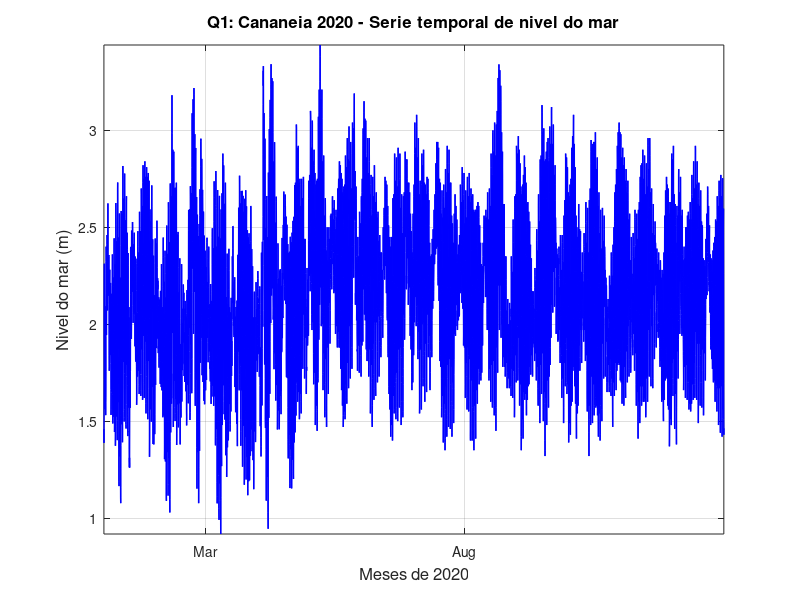

Write MATLAB code to recreate this figure. (Note: this script raises an error after producing the figure.)
% LISTA DE EXERCICIOS 2 - ANALISE DE MARES OCEANICAS IOC 5801
% ADRIANO CAVERSAN - 1o SEMESTRE 2026
%
% INSTRUCOES: executar com o diretorio de trabalho do MATLAB apontado
% para a pasta lista-02/ (onde este arquivo esta salvo).
%
% Dados: lista-original/Cananeia_2020.dat   (ano mes dia h min s nivel_m)
%        lista-original/Ubatuba_2020.dat    (ano mes dia h min s nivel_m)
%        lista-original/adp_0m.dat          (ano mes dia h min s nivel_cm temp_C EW_cms NS_cms)
% Toolbox: t_tide (pasta t_tide/)

clear all; close all; clc

addpath('t_tide')

%% =======================================================================
%% CANANEIA 2020 - CARREGAMENTO E PRE-PROCESSAMENTO
%% =======================================================================

fprintf('\n>>> Carregando Cananeia 2020 <<<\n')
load lista-original/Cananeia_2020.dat
x = Cananeia_2020;
nudad_can = size(x, 1);

ano_can  = x(:,1); mes_can = x(:,2); dia_can = x(:,3);
hora_can = x(:,4); min_can = x(:,5); seg_can = x(:,6);
nimar_can_orig = x(:,7);

t_can = datenum(ano_can, mes_can, dia_can, hora_can, min_can, seg_can);

media_can  = mean(nimar_can_orig);
nimar_can  = nimar_can_orig - media_can;
fprintf('Media subtraida (Cananeia): %.4f m\n', media_can)

%% -----------------------------------------------------------------------
%% QUESTAO 1 - Serie temporal + analise harmonica + previsao (Cananeia)
%% -----------------------------------------------------------------------
fprintf('\n--- Q1: Analise harmonica - Cananeia ---\n')

% Plot da serie temporal original
figure
plot(t_can, nimar_can_orig, 'b', 'LineWidth', 1)
datetick('x', 'mmm', 'keeplimits')
axis([t_can(1) t_can(end) -inf inf])
grid on
xlabel('Meses de 2020', 'fontsize', 12)
ylabel('Nivel do mar (m)', 'fontsize', 12)
title('Q1: Cananeia 2020 - Serie temporal de nivel do mar', 'fontsize', 12)
print -dpng plot/q01_cananeia_serie

% Analise harmonica com t_tide (intervalo horario, lat -25.017)
[can_estrut, can_prev] = t_tide(nimar_can, 'interval', 1, ...
    'start',    datenum([2020 1 1 0 0 0]), ...
    'latitude', -25.017, ...
    'error',    'linear', ...
    'synthesis', 2, ...
    'rayleigh',  1, ...
    'output',   'data-tmp/cananeia_ctes.dat');

% Nivel medido vs previsao no mesmo grafico
figure
plot(t_can, nimar_can, 'b', 'LineWidth', 0.8)
hold on
plot(t_can, can_prev, 'r', 'LineWidth', 1.5)
datetick('x', 'mmm', 'keeplimits')
axis([t_can(1) t_can(end) -inf inf])
grid on
legend('Nivel medido', 'Previsao de mare', 'Location', 'best')
xlabel('Meses de 2020', 'fontsize', 12)
ylabel('Nivel do mar (m)', 'fontsize', 12)
title('Q1: Cananeia 2020 - Nivel medido e previsao de mare', 'fontsize', 12)
print -dpng plot/q01_cananeia_medido_prev

% Detalhe de um mes para visualizacao das ondas de mare
idx_jan = (mes_can == 1);
figure
plot(t_can(idx_jan), nimar_can(idx_jan), 'b', 'LineWidth', 1.2)
hold on
plot(t_can(idx_jan), can_prev(idx_jan), 'r', 'LineWidth', 1.5)
datetick('x', 'dd/mm', 'keeplimits')
grid on
legend('Nivel medido', 'Previsao de mare', 'Location', 'best')
xlabel('Dias de janeiro de 2020', 'fontsize', 12)
ylabel('Nivel do mar (m)', 'fontsize', 12)
title('Q1: Cananeia - Detalhe janeiro 2020', 'fontsize', 12)
print -dpng plot/q01_cananeia_detalhe_jan

%% -----------------------------------------------------------------------
%% QUESTAO 2 - Residual (medicao - previsao), estatistica e FFT
%% -----------------------------------------------------------------------
fprintf('\n--- Q2: Residual - Cananeia ---\n')

residual_can = nimar_can - can_prev;

% Plot do residual
figure
plot(t_can, residual_can, 'g', 'LineWidth', 0.8)
datetick('x', 'mmm', 'keeplimits')
axis([t_can(1) t_can(end) -inf inf])
grid on
xlabel('Meses de 2020', 'fontsize', 12)
ylabel('Residual (m)', 'fontsize', 12)
title('Q2: Cananeia 2020 - Serie residual (medido - previsao)', 'fontsize', 12)
print -dpng plot/q02_cananeia_residual

fprintf('\n----- ESTATISTICA DO RESIDUAL (Cananeia) -----\n')
fprintf('Media:        %8.4f m\n', mean(residual_can))
fprintf('Mediana:      %8.4f m\n', median(residual_can))
fprintf('Desv. Padrao: %8.4f m\n', std(residual_can))
fprintf('Minimo:       %8.4f m\n', min(residual_can))
fprintf('Maximo:       %8.4f m\n', max(residual_can))
fprintf('Curtose:      %8.4f\n',   kurtosis(residual_can))
fprintf('Assimetria:   %8.4f\n',   skewness(residual_can))

% FFT do residual
n2_res     = floor(nudad_can/2);
Tn_dias_res = nudad_can ./ (1:n2_res) / 24;
res_ac     = residual_can - mean(residual_can);
a_fft_res  = abs(fft(res_ac));
a_fft_res  = a_fft_res(2:n2_res+1) / n2_res;

figure
bar(Tn_dias_res, a_fft_res)
axis([0 30 0 max(a_fft_res)*1.1])
grid on
xlabel('Periodo (dias)', 'fontsize', 12)
ylabel('Amplitude (m)', 'fontsize', 12)
title('Q2: Cananeia 2020 - FFT do residual', 'fontsize', 12)
print -dpng plot/q02_cananeia_residual_fft

%% -----------------------------------------------------------------------
%% QUESTAO 3 - Filtro S24S25S25 (nivel medio do mar), estatistica e FFT
%% -----------------------------------------------------------------------
fprintf('\n--- Q3: Filtro S24S25S25 - Cananeia ---\n')

xxmed1_can  = nimar_can;
xxmed2_can  = nimar_can;
nimed_can   = nimar_can;

for ndad = 13:nudad_can-12
    xxmed1_can(ndad) = mean(nimar_can(ndad-12:ndad+11));   % S24
end
for ndad = 13:nudad_can-12
    xxmed2_can(ndad) = mean(xxmed1_can(ndad-12:ndad+12));  % S25
end
for ndad = 13:nudad_can-12
    nimed_can(ndad)  = mean(xxmed2_can(ndad-12:ndad+12));  % S25
end

for ndad = 1:12                         % preencher borda inicial
    nimed_can(ndad) = nimed_can(13);
end
for ndad = nudad_can-11:nudad_can       % preencher borda final
    nimed_can(ndad) = nimed_can(nudad_can-12);
end

% Plot nivel do mar e nivel medio
figure
plot(t_can, nimar_can, 'b', 'LineWidth', 0.6)
hold on
plot(t_can, nimed_can, 'r', 'LineWidth', 2.5)
datetick('x', 'mmm', 'keeplimits')
axis([t_can(1) t_can(end) -inf inf])
grid on
legend('Nivel do mar', 'Nivel medio (S24S25S25)', 'Location', 'best')
xlabel('Meses de 2020', 'fontsize', 12)
ylabel('Nivel (m)', 'fontsize', 12)
title('Q3: Cananeia 2020 - Nivel medio do mar (filtro S24S25S25)', 'fontsize', 12)
print -dpng plot/q03_cananeia_nimed

fprintf('\n----- ESTATISTICA DO NIVEL MEDIO (Cananeia) -----\n')
fprintf('Media:        %8.4f m\n', mean(nimed_can))
fprintf('Desv. Padrao: %8.4f m\n', std(nimed_can))
fprintf('Minimo:       %8.4f m\n', min(nimed_can))
fprintf('Maximo:       %8.4f m\n', max(nimed_can))
fprintf('Curtose:      %8.4f\n',   kurtosis(nimed_can))
fprintf('Assimetria:   %8.4f\n',   skewness(nimed_can))

% FFT do nivel medio
n2_nm      = floor(nudad_can/2);
Tn_dias_nm  = nudad_can ./ (1:n2_nm) / 24;
nimed_ac   = nimed_can - mean(nimed_can);
a_fft_nm   = abs(fft(nimed_ac));
a_fft_nm   = a_fft_nm(2:n2_nm+1) / n2_nm;

figure
bar(Tn_dias_nm, a_fft_nm)
axis([0 60 0 max(a_fft_nm)*1.1])
grid on
xlabel('Periodo (dias)', 'fontsize', 12)
ylabel('Amplitude (m)', 'fontsize', 12)
title('Q3: Cananeia 2020 - FFT do nivel medio do mar', 'fontsize', 12)
print -dpng plot/q03_cananeia_nimed_fft

%% -----------------------------------------------------------------------
%% QUESTAO 4 - Probabilidades de excedencia/nao excedencia e periodos de retorno
%% -----------------------------------------------------------------------
fprintf('\n--- Q4: Probabilidades e periodos de retorno - Cananeia ---\n')

% Trabalhar com as series com media restituida
nimar_q4 = nimar_can_orig;
mare_q4  = can_prev + media_can;
nimed_q4 = nimed_can + media_can;

series_q4 = {nimar_q4, mare_q4, nimed_q4};
nomes_q4  = {'Nivel do mar', 'Mare (previsao)', 'Nivel medio'};
cores_q4  = {'b', 'r', 'g'};
dt_q4     = 1;   % dados horarios

% Ajuste de distribuicao normal e calculo analitico das probabilidades
dprob    = 1e-5;
probab_v = (dprob:dprob:1-dprob)';

nivel_mu_cell   = cell(1,3);
prob_exced_cell = cell(1,3);
prob_naoex_cell = cell(1,3);
per_ret_cell    = cell(1,3);

for k = 1:3
    mu_k    = mean(series_q4{k});
    sigma_k = std(series_q4{k});
    pd_k    = makedist('Normal', mu_k, sigma_k);

    nivel_v            = icdf(pd_k, probab_v);
    nivel_mu_cell{k}   = nivel_v - mu_k;
    prob_naoex_cell{k} = probab_v * 100;
    prob_exced_cell{k} = 100 - prob_naoex_cell{k};

    per_ret_v = zeros(size(probab_v));
    mask = nivel_v < mu_k;
    per_ret_v(mask)  = 1 ./ (8766 .* probab_v(mask)      ./ dt_q4);
    per_ret_v(~mask) = 1 ./ (8766 .* (1-probab_v(~mask)) ./ dt_q4);
    per_ret_cell{k} = per_ret_v;
end

% Probabilidade de excedencia
figure
hold on
for k = 1:3
    plot(nivel_mu_cell{k}, prob_exced_cell{k}, cores_q4{k}, 'LineWidth', 1.5)
end
grid on
legend(nomes_q4, 'Location', 'northeast')
xlabel('Nivel relativo a media (m)', 'fontsize', 12)
ylabel('Probabilidade de excedencia (%)', 'fontsize', 12)
title('Q4: Cananeia 2020 - Probabilidades de excedencia', 'fontsize', 12)
print -dpng plot/q04_excedencia

% Probabilidade de nao excedencia
figure
hold on
for k = 1:3
    plot(nivel_mu_cell{k}, prob_naoex_cell{k}, cores_q4{k}, 'LineWidth', 1.5)
end
grid on
legend(nomes_q4, 'Location', 'northwest')
xlabel('Nivel relativo a media (m)', 'fontsize', 12)
ylabel('Probabilidade de nao excedencia (%)', 'fontsize', 12)
title('Q4: Cananeia 2020 - Probabilidades de nao excedencia', 'fontsize', 12)
print -dpng plot/q04_nao_excedencia

% Periodos de retorno
figure
hold on
for k = 1:3
    plot(nivel_mu_cell{k}, per_ret_cell{k}, cores_q4{k}, 'LineWidth', 1.5)
end
grid on
legend(nomes_q4, 'Location', 'best')
xlabel('Nivel relativo a media (m)', 'fontsize', 12)
ylabel('Periodo de retorno (anos)', 'fontsize', 12)
title('Q4: Cananeia 2020 - Periodos de retorno', 'fontsize', 12)
print -dpng plot/q04_retorno

% Tabela resumo de niveis caracteristicos
fprintf('\n--- Niveis (relat. media) para periodos de retorno selecionados (Cananeia) ---\n')
T_ref = [0.5, 1, 2, 5, 10];   % anos
fprintf('%-20s', 'T_retorno(anos)'); fprintf('%8.1f', T_ref); fprintf('\n')
for k = 1:3
    fprintf('%-20s', nomes_q4{k})
    for tr = T_ref
        [~, idx_tr] = min(abs(per_ret_cell{k} - tr));
        fprintf('%8.4f', nivel_mu_cell{k}(idx_tr))
    end
    fprintf('\n')
end

%% =======================================================================
%% UBATUBA 2020 - CARREGAMENTO E ANALISE HARMONICA
%% =======================================================================

fprintf('\n>>> Carregando Ubatuba 2020 <<<\n')
load lista-original/Ubatuba_2020.dat
x = Ubatuba_2020;
nudad_uba = size(x, 1);

ano_uba  = x(:,1); mes_uba = x(:,2); dia_uba = x(:,3);
hora_uba = x(:,4); min_uba = x(:,5); seg_uba = x(:,6);
nimar_uba_orig = x(:,7);

t_uba = datenum(ano_uba, mes_uba, dia_uba, hora_uba, min_uba, seg_uba);

media_uba = mean(nimar_uba_orig);
nimar_uba = nimar_uba_orig - media_uba;
fprintf('Media subtraida (Ubatuba): %.4f m\n', media_uba)

fprintf('\n--- Analise harmonica - Ubatuba ---\n')
[uba_estrut, uba_prev] = t_tide(nimar_uba, 'interval', 1, ...
    'start',    datenum([2020 1 1 0 0 0]), ...
    'latitude', -23.500, ...
    'error',    'linear', ...
    'synthesis', 2, ...
    'rayleigh',  1, ...
    'output',   'data-tmp/ubatuba_ctes.dat');

%% -----------------------------------------------------------------------
%% QUESTAO 5 - Amplificacao/atenuacao e atrasos M2, S2, K1, O1
%% -----------------------------------------------------------------------
fprintf('\n--- Q5: Amplificacao e atrasos - Cananeia vs Ubatuba ---\n')

comps_q5  = {'M2',      'S2',      'K1',      'O1'};
omega_q5  = [28.9841,   30.0000,   15.0411,   13.9430];  % graus/hora

nomes_can_str = cellstr(can_estrut.name);
nomes_uba_str = cellstr(uba_estrut.name);

H_can_q5 = zeros(1,4);  H_uba_q5 = zeros(1,4);
g_can_q5 = zeros(1,4);  g_uba_q5 = zeros(1,4);
amplif_q5 = zeros(1,4); atraso_q5 = zeros(1,4);

fprintf('\n%-5s  %8s  %8s  %8s  %8s  %10s  %10s\n', ...
    'Comp','H_Can(m)','G_Can(g)','H_Uba(m)','G_Uba(g)','H_uba/H_can','Atraso(h)')
fprintf('%s\n', repmat('-',1,72))

for k = 1:4
    idx_c = find(strcmp(strtrim(nomes_can_str), comps_q5{k}), 1);
    idx_u = find(strcmp(strtrim(nomes_uba_str), comps_q5{k}), 1);

    if isempty(idx_c) || isempty(idx_u)
        fprintf('%-5s  componente nao encontrada\n', comps_q5{k})
        continue
    end

    H_can_q5(k) = can_estrut.tidecon(idx_c, 1);
    g_can_q5(k) = can_estrut.tidecon(idx_c, 3);
    H_uba_q5(k) = uba_estrut.tidecon(idx_u, 1);
    g_uba_q5(k) = uba_estrut.tidecon(idx_u, 3);

    amplif_q5(k) = H_uba_q5(k) / H_can_q5(k);
    dg = g_uba_q5(k) - g_can_q5(k);
    dg = mod(dg + 180, 360) - 180;         % normalizar para [-180, 180]
    atraso_q5(k) = dg / omega_q5(k);       % horas (+ = Ubatuba atrasa)

    fprintf('%-5s  %8.4f  %8.2f  %8.4f  %8.2f  %10.4f  %10.2f\n', ...
        comps_q5{k}, H_can_q5(k), g_can_q5(k), ...
        H_uba_q5(k), g_uba_q5(k), amplif_q5(k), atraso_q5(k))
end

% Grafico de amplitudes comparativas
figure
x_q5 = 1:4;
bar(x_q5 - 0.2, H_can_q5, 0.35, 'b')
hold on
bar(x_q5 + 0.2, H_uba_q5, 0.35, 'r')
grid on
set(gca, 'XTick', 1:4, 'XTickLabel', comps_q5, 'fontsize', 11)
legend('Cananeia', 'Ubatuba', 'Location', 'best')
xlabel('Componente de mare', 'fontsize', 12)
ylabel('Amplitude (m)', 'fontsize', 12)
title('Q5: Amplitudes de M2, S2, K1, O1 - Cananeia vs Ubatuba', 'fontsize', 12)
print -dpng plot/q05_amplitudes_comp

% Grafico dos atrasos
figure
bar(1:4, atraso_q5, 0.5, 'FaceColor', [0.4 0.6 0.9])
grid on
set(gca, 'XTick', 1:4, 'XTickLabel', comps_q5, 'fontsize', 11)
xlabel('Componente de mare', 'fontsize', 12)
ylabel('Atraso Ubatuba em relacao a Cananeia (h)', 'fontsize', 12)
title('Q5: Atrasos de fase - Cananeia -> Ubatuba', 'fontsize', 12)
print -dpng plot/q05_atrasos

%% -----------------------------------------------------------------------
%% QUESTAO 6 - Nivel medio Cananeia vs Ubatuba, estatistica e xcorr
%% -----------------------------------------------------------------------
fprintf('\n--- Q6: Nivel medio - Cananeia vs Ubatuba ---\n')

% Filtro S24S25S25 para Ubatuba
xxmed1_uba = nimar_uba;
xxmed2_uba = nimar_uba;
nimed_uba  = nimar_uba;

for ndad = 13:nudad_uba-12
    xxmed1_uba(ndad) = mean(nimar_uba(ndad-12:ndad+11));
end
for ndad = 13:nudad_uba-12
    xxmed2_uba(ndad) = mean(xxmed1_uba(ndad-12:ndad+12));
end
for ndad = 13:nudad_uba-12
    nimed_uba(ndad)  = mean(xxmed2_uba(ndad-12:ndad+12));
end

for ndad = 1:12
    nimed_uba(ndad) = nimed_uba(13);
end
for ndad = nudad_uba-11:nudad_uba
    nimed_uba(ndad) = nimed_uba(nudad_uba-12);
end

% Plot comparativo
figure
plot(t_can, nimed_can, 'b', 'LineWidth', 2)
hold on
plot(t_uba, nimed_uba, 'r', 'LineWidth', 2)
datetick('x', 'mmm', 'keeplimits')
grid on
legend('Cananeia', 'Ubatuba', 'Location', 'best')
xlabel('Meses de 2020', 'fontsize', 12)
ylabel('Nivel medio (m)', 'fontsize', 12)
title('Q6: Nivel medio do mar - Cananeia vs Ubatuba', 'fontsize', 12)
print -dpng plot/q06_nimed_comparacao

% Parametros estatisticos comparativos
N_min = min(nudad_can, nudad_uba);
nm_can_v = nimed_can(1:N_min);
nm_uba_v = nimed_uba(1:N_min);

r_mat = corrcoef(nm_can_v, nm_uba_v);
r_nm  = r_mat(1,2);
bias  = mean(nm_uba_v - nm_can_v);
rmse  = sqrt(mean((nm_uba_v - nm_can_v).^2));

% Indice de concordancia de Willmott
num_w  = sum((nm_uba_v - nm_can_v).^2);
den_w  = sum((abs(nm_uba_v - mean(nm_can_v)) + abs(nm_can_v - mean(nm_can_v))).^2);
willmott = 1 - num_w/den_w;

fprintf('\n----- ESTATISTICA COMPARATIVA DO NIVEL MEDIO -----\n')
fprintf('Correlacao r:    %.4f\n', r_nm)
fprintf('R2:              %.4f\n', r_nm^2)
fprintf('Vies (Uba-Can):  %.4f m\n', bias)
fprintf('RMSE:            %.4f m\n', rmse)
fprintf('Willmott d:      %.4f\n', willmott)

% Correlacao cruzada
[xcorr_nm, lags_nm] = xcorr(nm_can_v, nm_uba_v, 120, 'coeff');
[max_xcnm, idx_xcnm] = max(xcorr_nm);
lag_h_nm = lags_nm(idx_xcnm);

fprintf('Max xcorr nivel medio: %.4f em defasagem = %d h\n', max_xcnm, lag_h_nm)

figure
plot(lags_nm, xcorr_nm, 'b', 'LineWidth', 1.5)
hold on
plot(lag_h_nm, max_xcnm, 'ro', 'MarkerSize', 10, 'MarkerFaceColor', 'r')
plot([lags_nm(1) lags_nm(end)], [0 0], 'k--')
grid on
xlabel('Defasagem (horas)', 'fontsize', 12)
ylabel('Correlacao cruzada normalizada', 'fontsize', 12)
title('Q6: Correlacao cruzada do nivel medio - Cananeia vs Ubatuba', 'fontsize', 12)
text(lag_h_nm+2, max_xcnm-0.03, sprintf('r=%.3f, lag=%dh', max_xcnm, lag_h_nm), 'fontsize', 11)
print -dpng plot/q06_nimed_xcorr

%% =======================================================================
%% SANTOS - CARREGAMENTO E PRE-PROCESSAMENTO (adp_0m.dat)
%% =======================================================================

fprintf('\n>>> Carregando dados de Santos (adp_0m.dat) <<<\n')
load lista-original/adp_0m.dat
x = adp_0m;
nudad_snt = size(x, 1);

ano_snt  = x(:,1); mes_snt = x(:,2); dia_snt = x(:,3);
hora_snt = x(:,4); min_snt = x(:,5); seg_snt = x(:,6);
nivel_snt_cm = x(:,7);
temp_snt     = x(:,8);
ew_snt_cm    = x(:,9);
ns_snt_cm    = x(:,10);

% Converter cm para m (e cm/s para m/s)
nivel_snt_orig = nivel_snt_cm / 100;
ew_snt_orig    = ew_snt_cm    / 100;
ns_snt_orig    = ns_snt_cm    / 100;

t_snt = datenum(ano_snt, mes_snt, dia_snt, hora_snt, min_snt, seg_snt);

% Subtrair medias
media_nivel = mean(nivel_snt_orig);
media_ew    = mean(ew_snt_orig);
media_ns    = mean(ns_snt_orig);

nivel_snt = nivel_snt_orig - media_nivel;
ew_snt    = ew_snt_orig    - media_ew;
ns_snt    = ns_snt_orig    - media_ns;

fprintf('Media subtraida - nivel: %.4f m | EW: %.4f m/s | NS: %.4f m/s\n', ...
    media_nivel, media_ew, media_ns)

dt_snt  = 0.5;      % intervalo de amostragem em horas (30 min)
lat_snt = -24.013;
t_ini_snt = datenum([ano_snt(1) mes_snt(1) dia_snt(1) hora_snt(1) min_snt(1) 0]);

%% -----------------------------------------------------------------------
%% QUESTAO 7 - Correntes EW e NS: serie, analise harmonica e previsao
%% -----------------------------------------------------------------------
fprintf('\n--- Q7: Analise de correntes de mare - Santos ---\n')

% Plot das series originais
figure
subplot(2,1,1)
plot(t_snt, ew_snt_orig, 'b', 'LineWidth', 1)
datetick('x', 'dd/mm', 'keeplimits')
grid on
ylabel('Corrente EW (m/s)', 'fontsize', 11)
title('Q7: Santos - Series de correntes EW e NS', 'fontsize', 12)

subplot(2,1,2)
plot(t_snt, ns_snt_orig, 'r', 'LineWidth', 1)
datetick('x', 'dd/mm', 'keeplimits')
grid on
xlabel('Data (dd/mm)', 'fontsize', 11)
ylabel('Corrente NS (m/s)', 'fontsize', 11)
print -dpng plot/q07_santos_series

% Analise harmonica: EW e NS separados + analise rotacional (complexo)
[ew_estrut, ew_prev] = t_tide(ew_snt, 'interval', dt_snt, ...
    'start',    t_ini_snt, ...
    'latitude', lat_snt, ...
    'error',    'linear', ...
    'synthesis', 2, ...
    'rayleigh',  1, ...
    'output',   'data-tmp/santos_ctes_ew.dat');

[ns_estrut, ns_prev] = t_tide(ns_snt, 'interval', dt_snt, ...
    'start',    t_ini_snt, ...
    'latitude', lat_snt, ...
    'error',    'linear', ...
    'synthesis', 2, ...
    'rayleigh',  1, ...
    'output',   'data-tmp/santos_ctes_ns.dat');

% Analise rotacional (corrente complexa u + iv)
corren_snt = ew_snt + 1i * ns_snt;
[corr_rot_estrut, corr_rot_prev] = t_tide(corren_snt, 'interval', dt_snt, ...
    'start',    t_ini_snt, ...
    'latitude', lat_snt, ...
    'error',    'linear', ...
    'synthesis', 2, ...
    'rayleigh',  1, ...
    'output',   'data-tmp/santos_ctes_rotacional.dat');

ew_prev_rot = real(corr_rot_prev);
ns_prev_rot = imag(corr_rot_prev);

% Plot medido vs previsao
figure
subplot(2,1,1)
plot(t_snt, ew_snt, 'b', 'LineWidth', 0.8)
hold on
plot(t_snt, ew_prev_rot, 'r', 'LineWidth', 1.5)
datetick('x', 'dd/mm', 'keeplimits')
grid on
legend('EW medido', 'EW previsao', 'Location', 'best')
ylabel('Corrente EW (m/s)', 'fontsize', 11)
title('Q7: Santos - Correntes medidas vs previsao de mare', 'fontsize', 12)

subplot(2,1,2)
plot(t_snt, ns_snt, 'b', 'LineWidth', 0.8)
hold on
plot(t_snt, ns_prev_rot, 'r', 'LineWidth', 1.5)
datetick('x', 'dd/mm', 'keeplimits')
grid on
legend('NS medido', 'NS previsao', 'Location', 'best')
xlabel('Data (dd/mm)', 'fontsize', 11)
ylabel('Corrente NS (m/s)', 'fontsize', 11)
print -dpng plot/q07_santos_prev

%% -----------------------------------------------------------------------
%% QUESTAO 8 - Elipses de correntes de mare M2, S2, K1, O1
%% -----------------------------------------------------------------------
fprintf('\n--- Q8: Elipses de correntes - Santos ---\n')

comps_elip = {'M2',    'S2',    'K1',    'O1'};
omega_elip = [28.9841, 30.0000, 15.0411, 13.9430];   % graus/hora
T_elip     = 360 ./ omega_elip;                       % periodo em horas

nomes_ew_str = cellstr(ew_estrut.name);
nomes_ns_str = cellstr(ns_estrut.name);

conv = pi/180;

figure
for k = 1:4
    comp  = comps_elip{k};
    idx_e = find(strcmp(strtrim(nomes_ew_str), comp), 1);
    idx_n = find(strcmp(strtrim(nomes_ns_str), comp), 1);

    if isempty(idx_e) || isempty(idx_n)
        fprintf('Componente %s nao encontrada nos dados de Santos\n', comp)
        continue
    end

    H_ew = ew_estrut.tidecon(idx_e, 1);
    g_ew = ew_estrut.tidecon(idx_e, 3);
    H_ns = ns_estrut.tidecon(idx_n, 1);
    g_ns = ns_estrut.tidecon(idx_n, 3);

    % Gerar um periodo completo da componente
    tempo_el = linspace(0, T_elip(k), 200);
    ew_el    = H_ew * cos((omega_elip(k) * tempo_el - g_ew) * conv);
    ns_el    = H_ns * cos((omega_elip(k) * tempo_el - g_ns) * conv);

    subplot(2,2,k)
    plot(ew_el, ns_el, 'b', 'LineWidth', 2)
    hold on
    mat_zero = zeros(size(ew_el));
    quiver(mat_zero, mat_zero, ew_el, ns_el, 'r', 'LineWidth', 1)
    plot(0, 0, 'k+', 'MarkerSize', 10, 'LineWidth', 2)
    text(ew_el(1), ns_el(1), 't=0', 'fontsize', 9)
    axis equal
    grid on
    xlabel('EW (m/s)', 'fontsize', 10)
    ylabel('NS (m/s)', 'fontsize', 10)
    title(['Q8: Elipse ' comp], 'fontsize', 11)

    fprintf('%s: H_ew=%.4f m/s, g_ew=%.2f g, H_ns=%.4f m/s, g_ns=%.2f g\n', ...
        comp, H_ew, g_ew, H_ns, g_ns)
end
print -dpng plot/q08_elipses

%% -----------------------------------------------------------------------
%% QUESTAO 9 - Series residuais de correntes EW e NS
%% -----------------------------------------------------------------------
fprintf('\n--- Q9: Residuais de correntes - Santos ---\n')

residual_ew = ew_snt - ew_prev_rot;
residual_ns = ns_snt - ns_prev_rot;

figure
subplot(2,1,1)
plot(t_snt, residual_ew, 'b', 'LineWidth', 0.8)
datetick('x', 'dd/mm', 'keeplimits')
grid on
ylabel('Residual EW (m/s)', 'fontsize', 11)
title('Q9: Santos - Residuais de correntes (medido - previsao)', 'fontsize', 12)

subplot(2,1,2)
plot(t_snt, residual_ns, 'r', 'LineWidth', 0.8)
datetick('x', 'dd/mm', 'keeplimits')
grid on
xlabel('Data (dd/mm)', 'fontsize', 11)
ylabel('Residual NS (m/s)', 'fontsize', 11)
print -dpng plot/q09_residuais

fprintf('\n----- ESTATISTICA DOS RESIDUAIS (Santos) -----\n')
fprintf('EW  - Media: %8.4f | DP: %8.4f | Min: %8.4f | Max: %8.4f\n', ...
    mean(residual_ew), std(residual_ew), min(residual_ew), max(residual_ew))
fprintf('NS  - Media: %8.4f | DP: %8.4f | Min: %8.4f | Max: %8.4f\n', ...
    mean(residual_ns), std(residual_ns), min(residual_ns), max(residual_ns))

%% -----------------------------------------------------------------------
%% QUESTAO 10 - Nivel do mar vs temperatura: estatisticas e correlacoes cruzadas
%% -----------------------------------------------------------------------
fprintf('\n--- Q10: Nivel do mar vs temperatura - Santos ---\n')

% Plot das duas series
figure
subplot(2,1,1)
plot(t_snt, nivel_snt_orig, 'b', 'LineWidth', 1)
datetick('x', 'dd/mm', 'keeplimits')
grid on
axis([t_snt(1) t_snt(end) -inf inf])
ylabel('Nivel do mar (m)', 'fontsize', 11)
title('Q10: Santos - Nivel do mar e temperatura no fundo', 'fontsize', 12)

subplot(2,1,2)
plot(t_snt, temp_snt, 'r', 'LineWidth', 1)
datetick('x', 'dd/mm', 'keeplimits')
grid on
axis([t_snt(1) t_snt(end) -inf inf])
xlabel('Data (dd/mm)', 'fontsize', 11)
ylabel('Temperatura (°C)', 'fontsize', 11)
print -dpng plot/q10_series

% Estatisticas basicas
fprintf('\n----- ESTATISTICA (Santos) -----\n')
fprintf('Nivel do mar - Media: %.4f m   | DP: %.4f | Min: %.4f | Max: %.4f\n', ...
    mean(nivel_snt_orig), std(nivel_snt_orig), min(nivel_snt_orig), max(nivel_snt_orig))
fprintf('Temperatura  - Media: %.4f °C  | DP: %.4f | Min: %.4f | Max: %.4f\n', ...
    mean(temp_snt), std(temp_snt), min(temp_snt), max(temp_snt))

r_nit_mat = corrcoef(nivel_snt_orig, temp_snt);
r_nit     = r_nit_mat(1,2);
fprintf('Correlacao nivel vs temperatura: r = %.4f  R2 = %.4f\n', r_nit, r_nit^2)

% Diagrama de espalhamento
figure
scatter(nivel_snt_orig, temp_snt, 20, 'filled', 'MarkerFaceColor', [0.2 0.5 0.8])
hold on
P_nit  = polyfit(nivel_snt_orig, temp_snt, 1);
x_fit  = [min(nivel_snt_orig) max(nivel_snt_orig)];
plot(x_fit, polyval(P_nit, x_fit), 'r-', 'LineWidth', 2)
grid on
xlabel('Nivel do mar (m)', 'fontsize', 12)
ylabel('Temperatura no fundo (°C)', 'fontsize', 12)
title('Q10: Santos - Diagrama de espalhamento nivel vs temperatura', 'fontsize', 12)
text(min(x_fit)+0.01, max(temp_snt)-0.5, sprintf('r = %.3f', r_nit), 'fontsize', 12)
print -dpng plot/q10_scatter

% Correlacao cruzada (lags em unidades de 30 min -> converter para horas)
max_lag_10  = 96;   % +/- 96 amostras = +/- 48 horas
[xcorr_10, lags_10] = xcorr(nivel_snt - mean(nivel_snt), ...
                             temp_snt  - mean(temp_snt), max_lag_10, 'coeff');
lags_10_h = lags_10 * dt_snt;

[max_xc10, idx_xc10] = max(abs(xcorr_10));
lag_max10_h = lags_10_h(idx_xc10);

fprintf('Max xcorr nivel vs temperatura: %.4f em defasagem = %.1f h\n', ...
    xcorr_10(idx_xc10), lag_max10_h)

figure
plot(lags_10_h, xcorr_10, 'b', 'LineWidth', 1.5)
hold on
plot(lag_max10_h, xcorr_10(idx_xc10), 'ro', 'MarkerSize', 10, 'MarkerFaceColor', 'r')
plot([lags_10_h(1) lags_10_h(end)], [0 0], 'k--')
grid on
xlabel('Defasagem (horas)', 'fontsize', 12)
ylabel('Correlacao cruzada normalizada', 'fontsize', 12)
title('Q10: Santos - Correlacao cruzada nivel do mar vs temperatura', 'fontsize', 12)
text(lag_max10_h+1, xcorr_10(idx_xc10)-0.05, ...
    sprintf('r=%.3f, lag=%.1fh', xcorr_10(idx_xc10), lag_max10_h), 'fontsize', 11)
print -dpng plot/q10_xcorr

%% =======================================================================
fprintf('\n\n========== LISTA 2 CONCLUIDA ==========\n')
fprintf('Plots salvos em lista-02/plot/\n')
fprintf('Arquivos intermediarios em lista-02/data-tmp/\n')
